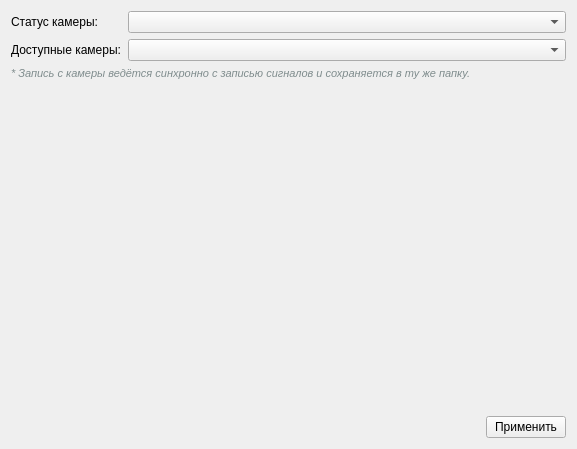
<?xml version="1.0" encoding="UTF-8"?>
<ui version="4.0">
 <class>FrmConfigCamera</class>
 <widget class="QFrame" name="FrmConfigCamera">
  <property name="geometry">
   <rect>
    <x>0</x>
    <y>0</y>
    <width>577</width>
    <height>449</height>
   </rect>
  </property>
  <property name="windowTitle">
   <string>Камера</string>
  </property>
  <layout class="QGridLayout" name="gridLayout">
   <item row="0" column="0">
    <layout class="QVBoxLayout" name="verticalLayout">
     <item>
      <layout class="QFormLayout" name="formLayout">
       <item row="0" column="0">
        <widget class="QLabel" name="labelCamera">
         <property name="text">
          <string>Статус камеры:</string>
         </property>
        </widget>
       </item>
       <item row="0" column="1">
        <widget class="QComboBox" name="comboBoxSwitch"/>
       </item>
       <item row="1" column="1">
        <widget class="QComboBox" name="comboBoxCameras"/>
       </item>
       <item row="1" column="0">
        <widget class="QLabel" name="labelEnabledCamera">
         <property name="text">
          <string>Доступные камеры:</string>
         </property>
        </widget>
       </item>
      </layout>
     </item>
     <item>
      <widget class="QLabel" name="label">
       <property name="styleSheet">
        <string notr="true">color: #7f8c8d; font-style: italic; font-size: 11px;</string>
       </property>
       <property name="text">
        <string>* Запись с камеры ведётся синхронно с записью сигналов и сохраняется в ту же папку.</string>
       </property>
      </widget>
     </item>
     <item>
      <spacer name="verticalSpacer">
       <property name="orientation">
        <enum>Qt::Orientation::Vertical</enum>
       </property>
       <property name="sizeHint" stdset="0">
        <size>
         <width>20</width>
         <height>40</height>
        </size>
       </property>
      </spacer>
     </item>
     <item>
      <layout class="QHBoxLayout" name="horizontalLayout">
       <item>
        <spacer name="horizontalSpacer">
         <property name="orientation">
          <enum>Qt::Orientation::Horizontal</enum>
         </property>
         <property name="sizeHint" stdset="0">
          <size>
           <width>40</width>
           <height>20</height>
          </size>
         </property>
        </spacer>
       </item>
       <item>
        <widget class="QPushButton" name="pushButtonOk">
         <property name="text">
          <string>Применить</string>
         </property>
        </widget>
       </item>
      </layout>
     </item>
    </layout>
   </item>
  </layout>
 </widget>
 <resources/>
 <connections/>
</ui>
